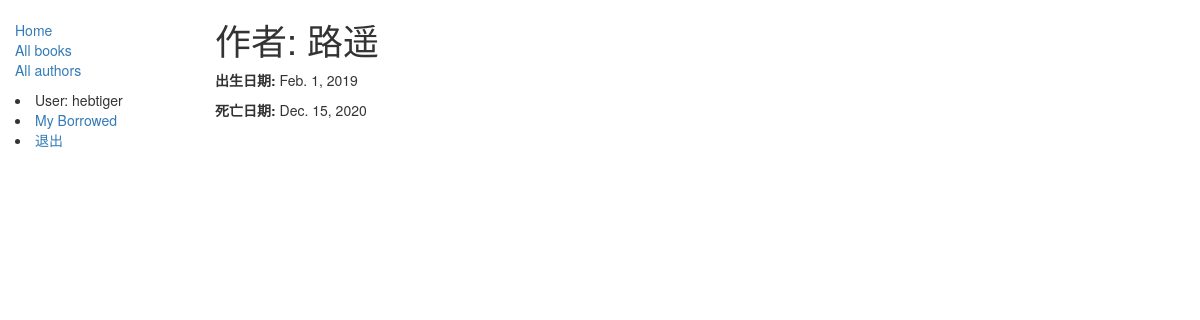
The page /catalog/author/1 (signed in) on the database its author committed.
### catalog/models.py (models this page shows, shortened)
class Author(models.Model):
    first_name = models.CharField('姓', max_length=100)
    last_name = models.CharField('名', max_length=100)
    date_of_birth = models.DateField('出生日期', null=True, blank=True)
    date_of_death = models.DateField('死亡日期', null=True, blank=True)
    def __str__(self):
        return '%s%s' % (self.first_name, self.last_name)
    class Meta:
        ordering = ['last_name']

### catalog/views.py (the view)
# urls.py: path('author/<int:pk>', views.AuthorDetailView.as_view(), name='author-detail'),
class AuthorDetailView(generic.DetailView):
    model = Author

### catalog/templates/catalog/author_detail.html
{% extends "base_generic.html" %}
{% block content %}
  <h1>作者: {{ author }}</h1>
  <p><strong>出生日期:</strong> {{ author.date_of_birth }}</p>
  <p><strong>死亡日期:</strong> {{ author.date_of_death }}</p>
{% endblock %}

### catalog/templates/base_generic.html (shortened to what this page needs)
<!DOCTYPE html>
<html lang="en">
<head>
  <link rel="stylesheet" href="https://maxcdn.bootstrapcdn.com/bootstrap/3.3.7/css/bootstrap.min.css">
  {% load static %}
  <link rel="stylesheet" href="{% static 'css/styles.css' %}">
</head>
<body>
  <div class="container-fluid">
    <div class="row">
      <div class="col-sm-2">
      {% block sidebar %}
      <ul class="sidebar-nav">
          <li><a href="{% url 'index' %}">Home</a></li>
          <li><a href="{% url 'books' %}">All books</a></li>
          <li><a href="{% url 'authors' %}">All authors</a></li>
      </ul>
       {% if user.is_authenticated %}
     <li>User: {{ user.get_username }}</li>
     <li><a href="{% url 'my-borrowed' %}">My Borrowed</a></li>
     <li><a href="{% url 'logout'%}?next={{request.path}}">退出</a></li>
   {% else %}
     <li><a href="{% url 'login'%}?next={{request.path}}">登录</a></li>
   {% endif %}
     {% endblock %}
      </div>
      <div class="col-sm-10 ">
      {% block content %}{% endblock %}
      </div>
    </div>
  </div>
</body>
</html>

### catalog/static/css/styles.css (style rules this page uses)
.sidebar-nav { margin-top: 20px; padding: 0; list-style: none; }

### rows shown on the page
Author: first_name+last_name "路遥", date_of_birth "Feb. 1, 2019", date_of_death "Dec. 15, 2020"

### other values the page prints
{{ user.get_username }} "hebtiger"
